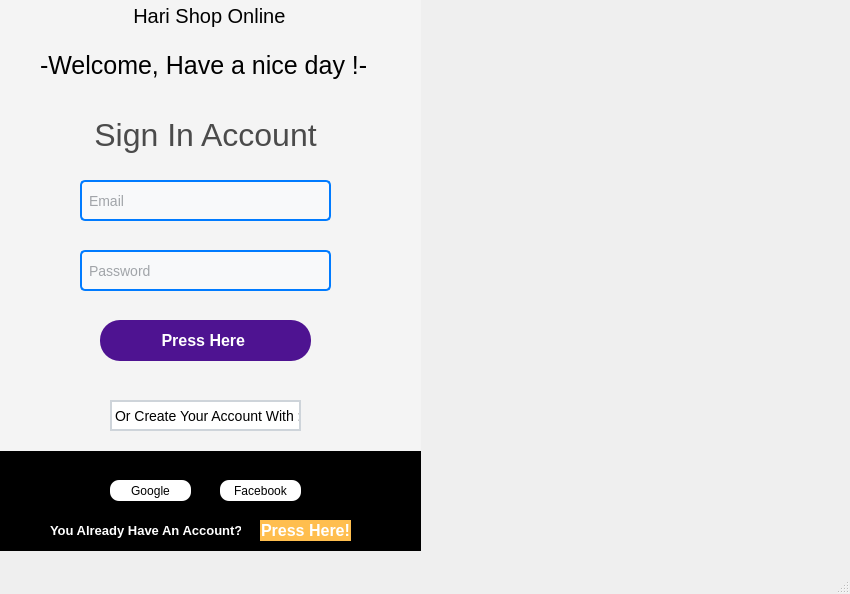
<?xml version="1.0" encoding="UTF-8"?>
<ui version="4.0">
 <class>MainWindow</class>
 <widget class="QMainWindow" name="MainWindow">
  <property name="geometry">
   <rect>
    <x>0</x>
    <y>0</y>
    <width>850</width>
    <height>594</height>
   </rect>
  </property>
  <property name="windowTitle">
   <string>MainWindow</string>
  </property>
  <widget class="QWidget" name="centralwidget">
   <widget class="QLineEdit" name="txt_email">
    <property name="geometry">
     <rect>
      <x>80</x>
      <y>180</y>
      <width>251</width>
      <height>41</height>
     </rect>
    </property>
    <property name="styleSheet">
     <string notr="true">background-color: #f8f9fa; /* Màu nền */
    border: 2px solid #ced4da; /* Viền */
    border-radius: 5px;       /* Bo góc */
    padding: 5px;             /* Khoảng cách bên trong */
    font-size: 14px;          /* Cỡ chữ */
    color: #495057;           /* Màu chữ */
border: 2px solid #007bff; /* Viền khi đang focus (nhấp chuột vào ô) */
    outline: none;             /* Xóa viền mặc định */</string>
    </property>
    <property name="placeholderText">
     <string>Email</string>
    </property>
   </widget>
   <widget class="QPushButton" name="btn_login">
    <property name="geometry">
     <rect>
      <x>100</x>
      <y>320</y>
      <width>211</width>
      <height>41</height>
     </rect>
    </property>
    <property name="styleSheet">
     <string notr="true"> background-color: #8a2be2; /* Màu nền tím */
    color: white;             /* Màu chữ */
    font-size: 16px;          /* Kích thước chữ */
    font-weight: bold;        /* Chữ in đậm */
    border: none;             /* Xóa đường viền mặc định */
    border-radius: 20px;      /* Bo góc */
    padding: 10px 20px;       /* Khoảng cách bên trong */
    background-color: #6a1bbd; /* Màu nền khi hover */
    background-color: #4e1391; /* Màu nền khi nhấn */
 </string>
    </property>
    <property name="text">
     <string>Press Here </string>
    </property>
   </widget>
   <widget class="QLabel" name="label_3">
    <property name="geometry">
     <rect>
      <x>0</x>
      <y>90</y>
      <width>421</width>
      <height>361</height>
     </rect>
    </property>
    <property name="font">
     <font>
      <family>Arial</family>
      <pointsize>18</pointsize>
     </font>
    </property>
    <property name="styleSheet">
     <string notr="true">background-color: rgb(244, 244, 244)</string>
    </property>
    <property name="text">
     <string/>
    </property>
    <property name="scaledContents">
     <bool>true</bool>
    </property>
   </widget>
   <widget class="QLabel" name="label_5">
    <property name="geometry">
     <rect>
      <x>50</x>
      <y>110</y>
      <width>311</width>
      <height>51</height>
     </rect>
    </property>
    <property name="font">
     <font>
      <family>Segoe UI</family>
      <pointsize>17</pointsize>
      <bold>false</bold>
     </font>
    </property>
    <property name="styleSheet">
     <string notr="true">color: rgb(75, 75, 75)</string>
    </property>
    <property name="text">
     <string>&lt;html&gt;&lt;head/&gt;&lt;body&gt;&lt;p align=&quot;center&quot;&gt;&lt;span style=&quot; font-size:24pt;&quot;&gt;Sign In Account&lt;/span&gt;&lt;/p&gt;&lt;/body&gt;&lt;/html&gt;</string>
    </property>
   </widget>
   <widget class="QPushButton" name="pushButton_2">
    <property name="geometry">
     <rect>
      <x>110</x>
      <y>480</y>
      <width>81</width>
      <height>21</height>
     </rect>
    </property>
    <property name="styleSheet">
     <string notr="true">background-color:rgb(255, 255, 255);
border-radius: 9px</string>
    </property>
    <property name="text">
     <string>Google</string>
    </property>
    <property name="icon">
     <iconset>
      <normaloff>../img/Google__G__logo.svg.png</normaloff>../img/Google__G__logo.svg.png</iconset>
    </property>
   </widget>
   <widget class="QPushButton" name="pushButton_3">
    <property name="geometry">
     <rect>
      <x>220</x>
      <y>480</y>
      <width>81</width>
      <height>21</height>
     </rect>
    </property>
    <property name="styleSheet">
     <string notr="true">background-color:rgb(255, 255, 255);
border-radius: 9px</string>
    </property>
    <property name="text">
     <string>Facebook</string>
    </property>
    <property name="icon">
     <iconset>
      <normaloff>../img/images.png</normaloff>../img/images.png</iconset>
    </property>
   </widget>
   <widget class="QLabel" name="label_7">
    <property name="geometry">
     <rect>
      <x>110</x>
      <y>400</y>
      <width>191</width>
      <height>31</height>
     </rect>
    </property>
    <property name="styleSheet">
     <string notr="true">color: rgb(0, 0, 0);
font-size: 14px; 
 border: 2px solid #ced4da;
background-color:rgb(255, 255, 255)</string>
    </property>
    <property name="text">
     <string>Or Create Your Account With :</string>
    </property>
   </widget>
   <widget class="QLabel" name="label">
    <property name="geometry">
     <rect>
      <x>100</x>
      <y>-10</y>
      <width>221</width>
      <height>51</height>
     </rect>
    </property>
    <property name="styleSheet">
     <string notr="true">font-size: 20px;          /* Kích thước chữ */
    font-weight: Arial;
color:rgb(0, 0, 0)</string>
    </property>
    <property name="text">
     <string>      Hari Shop Online</string>
    </property>
   </widget>
   <widget class="QLabel" name="label_12">
    <property name="geometry">
     <rect>
      <x>40</x>
      <y>50</y>
      <width>341</width>
      <height>31</height>
     </rect>
    </property>
    <property name="font">
     <font>
      <family>Segoe UI</family>
      <pointsize>-1</pointsize>
      <bold>false</bold>
     </font>
    </property>
    <property name="styleSheet">
     <string notr="true">font-size: 25px;          /* Kích thước chữ */
color:rgb(0, 0, 0)</string>
    </property>
    <property name="text">
     <string>-Welcome, Have a nice day !-</string>
    </property>
   </widget>
   <widget class="QLineEdit" name="lineEdit_2">
    <property name="geometry">
     <rect>
      <x>80</x>
      <y>250</y>
      <width>251</width>
      <height>41</height>
     </rect>
    </property>
    <property name="styleSheet">
     <string notr="true">background-color: #f8f9fa; /* Màu nền */
    border: 2px solid #ced4da; /* Viền */
    border-radius: 5px;       /* Bo góc */
    padding: 5px;             /* Khoảng cách bên trong */
    font-size: 14px;          /* Cỡ chữ */
    color: #495057;           /* Màu chữ */
border: 2px solid #007bff; /* Viền khi đang focus (nhấp chuột vào ô) */
    outline: none;             /* Xóa viền mặc định */</string>
    </property>
    <property name="placeholderText">
     <string>Password</string>
    </property>
   </widget>
   <widget class="QLabel" name="label_13">
    <property name="geometry">
     <rect>
      <x>-10</x>
      <y>0</y>
      <width>431</width>
      <height>91</height>
     </rect>
    </property>
    <property name="styleSheet">
     <string notr="true">background-color: rgb(244, 244, 244)</string>
    </property>
    <property name="text">
     <string/>
    </property>
   </widget>
   <widget class="QLabel" name="label_10">
    <property name="geometry">
     <rect>
      <x>560</x>
      <y>300</y>
      <width>49</width>
      <height>16</height>
     </rect>
    </property>
    <property name="text">
     <string/>
    </property>
   </widget>
   <widget class="QLabel" name="label_25">
    <property name="geometry">
     <rect>
      <x>50</x>
      <y>520</y>
      <width>191</width>
      <height>20</height>
     </rect>
    </property>
    <property name="font">
     <font>
      <pointsize>10</pointsize>
      <italic>false</italic>
      <bold>true</bold>
     </font>
    </property>
    <property name="styleSheet">
     <string notr="true">color:rgb(255, 255, 255)</string>
    </property>
    <property name="text">
     <string>You Already Have An Account?</string>
    </property>
    <property name="textFormat">
     <enum>Qt::TextFormat::PlainText</enum>
    </property>
   </widget>
   <widget class="QPushButton" name="pushButton_5">
    <property name="geometry">
     <rect>
      <x>260</x>
      <y>520</y>
      <width>91</width>
      <height>21</height>
     </rect>
    </property>
    <property name="styleSheet">
     <string notr="true">color: white;             /* Màu chữ */
font-size: 16px;          /* Kích thước chữ */
font-weight: bold;        /* Chữ in đậm */
border: none;             /* Xóa đường viền mặc định */
border-radius: 20px;
background-color: rgb(255, 190, 78)</string>
    </property>
    <property name="text">
     <string>Press Here!</string>
    </property>
   </widget>
   <widget class="QLabel" name="label_15">
    <property name="geometry">
     <rect>
      <x>0</x>
      <y>440</y>
      <width>421</width>
      <height>111</height>
     </rect>
    </property>
    <property name="styleSheet">
     <string notr="true">background-color: rgb(0, 0, 0)</string>
    </property>
    <property name="text">
     <string/>
    </property>
   </widget>
   <widget class="QLabel" name="label_2">
    <property name="geometry">
     <rect>
      <x>418</x>
      <y>0</y>
      <width>431</width>
      <height>551</height>
     </rect>
    </property>
    <property name="text">
     <string/>
    </property>
    <property name="pixmap">
     <pixmap>../img/265b15abe358d372e8fe6cd38d982614b29e3911.png</pixmap>
    </property>
    <property name="scaledContents">
     <bool>true</bool>
    </property>
   </widget>
   <widget class="QLabel" name="label_4">
    <property name="geometry">
     <rect>
      <x>40</x>
      <y>185</y>
      <width>31</width>
      <height>31</height>
     </rect>
    </property>
    <property name="text">
     <string/>
    </property>
    <property name="pixmap">
     <pixmap>../img/at-solid.svg</pixmap>
    </property>
    <property name="scaledContents">
     <bool>true</bool>
    </property>
   </widget>
   <widget class="QLabel" name="label_6">
    <property name="geometry">
     <rect>
      <x>40</x>
      <y>250</y>
      <width>31</width>
      <height>31</height>
     </rect>
    </property>
    <property name="text">
     <string/>
    </property>
    <property name="pixmap">
     <pixmap>../img/key-solid.svg</pixmap>
    </property>
    <property name="scaledContents">
     <bool>true</bool>
    </property>
   </widget>
   <widget class="QPushButton" name="pushButton_4">
    <property name="geometry">
     <rect>
      <x>274</x>
      <y>253</y>
      <width>51</width>
      <height>31</height>
     </rect>
    </property>
    <property name="styleSheet">
     <string notr="true">border: none;
background: none;</string>
    </property>
    <property name="text">
     <string/>
    </property>
    <property name="icon">
     <iconset>
      <normaloff>../img/download.jpg</normaloff>../img/download.jpg</iconset>
    </property>
    <property name="iconSize">
     <size>
      <width>32</width>
      <height>32</height>
     </size>
    </property>
   </widget>
   <zorder>label_15</zorder>
   <zorder>label_13</zorder>
   <zorder>label_3</zorder>
   <zorder>txt_email</zorder>
   <zorder>btn_login</zorder>
   <zorder>label_5</zorder>
   <zorder>pushButton_2</zorder>
   <zorder>pushButton_3</zorder>
   <zorder>label_7</zorder>
   <zorder>label</zorder>
   <zorder>label_12</zorder>
   <zorder>lineEdit_2</zorder>
   <zorder>label_10</zorder>
   <zorder>label_25</zorder>
   <zorder>pushButton_5</zorder>
   <zorder>label_2</zorder>
   <zorder>label_4</zorder>
   <zorder>label_6</zorder>
   <zorder>pushButton_4</zorder>
  </widget>
  <widget class="QMenuBar" name="menubar">
   <property name="geometry">
    <rect>
     <x>0</x>
     <y>0</y>
     <width>850</width>
     <height>22</height>
    </rect>
   </property>
  </widget>
  <widget class="QStatusBar" name="statusbar"/>
 </widget>
 <resources/>
 <connections/>
</ui>
